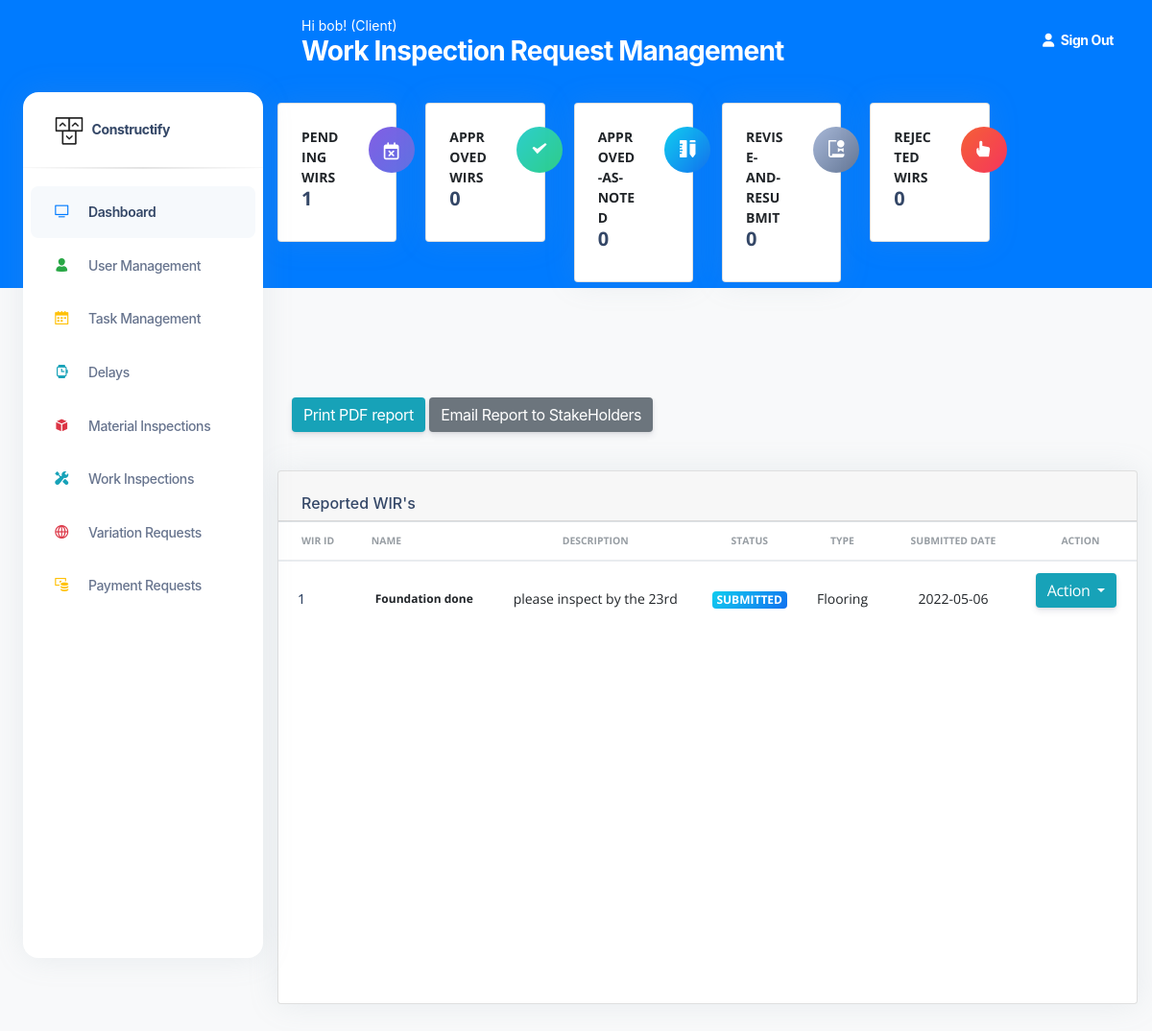
The page /WorkInspectionReqs (signed in) on the database its author committed.
### construct/models.py (models this page shows, shortened)
class User(db.Model, UserMixin):
    id = db.Column(db.Integer(), nullable=False, primary_key=True)
    username = db.Column(db.String(length=30), nullable=False, unique=True)
    email_address = db.Column(db.String(length=50),
                              nullable=False, unique=True)
    password_hash = db.Column(db.String(length=50),
                              nullable=False, unique=True)
    role = db.Column(db.String(length=30), nullable=False, unique=False)
    contact_number = db.Column(db.String(length=30), nullable=False, unique=False)
    @property
    def password(self):
        return self.password

class WorkInspectionRequests(db.Model):
    id = db.Column(db.Integer(), nullable=False, primary_key=True)
    type = db.Column(db.String(length=30), nullable=False)
    name = db.Column(db.String(length=30), nullable=False)
    description = db.Column(db.String(length=30), nullable=False)
    status = db.Column(db.String(length=30), nullable=True, default="Submitted")
    submitted_date = db.Column(db.String(length=30), nullable=False)

### construct/routes.py (the view)
@app.route("/WorkInspectionReqs", methods=['GET', 'POST'])
@login_required
def work_inspection_page():
    db.create_all()
    pending_wirs= WorkInspectionRequests.query.filter(WorkInspectionRequests.status == "Submitted").count()
    approved_wirs= WorkInspectionRequests.query.filter(WorkInspectionRequests.status == "Approved!").count()
    Approved_As_Noted_wirs= WorkInspectionRequests.query.filter(WorkInspectionRequests.status == "Approved-As-Noted").count()
    ReviseandReSubmit_wirs= WorkInspectionRequests.query.filter(WorkInspectionRequests.status == "Revise-and-ReSubmit").count()
    Rejected_wirs= WorkInspectionRequests.query.filter(WorkInspectionRequests.status == "Rejected").count()
    wir_list = WorkInspectionRequests.query.all()
    page_message="Work Inspection Request Management"
    if request.method == "GET":
        return render_template('WorkInspectionManagementPage.html',pending_wirs=pending_wirs,approved_wirs=approved_wirs,Approved_As_Noted_wirs=Approved_As_Noted_wirs,
        ReviseandReSubmit_wirs=ReviseandReSubmit_wirs,Rejected_wirs=Rejected_wirs,wir_list=wir_list,page_message=page_message )

### construct/models.py (called while the page is built)
@login_manager.user_loader
def load_user(user_id):
    return User.query.get(int(user_id))

### construct/templates/WorkInspectionManagementPage.html (shortened to what this page needs)
<!DOCTYPE html>
<html lang="en">
<head>
  <link href="{{ url_for('static', filename='assets')}}/css/nucleo-icons.css" rel="stylesheet" />
  <link href="{{ url_for('static', filename='assets')}}/css/nucleo-svg.css" rel="stylesheet" />
  <link href="{{ url_for('static', filename='assets')}}/css/nucleo-svg.css" rel="stylesheet" />
  <link id="pagestyle" href="{{ url_for('static', filename='assets')}}/css/argon-dashboard.css?v=2.0.2"
    rel="stylesheet" />
  <link rel="stylesheet" type="text/css"
    href="https://stackpath.bootstrapcdn.com/bootstrap/4.2.1/css/bootstrap.min.css">
</head>
{% include 'includes/GlobalSideNavbar.html' %}
<main class="main-content position-relative border-radius-lg ">
  {% include 'includes/GlobalNavbar.html' %}
  <div class="container-fluid py-4">
    <div class="row">
      <div class="col-xl-2 col-sm-6 mb-xl-0 mb-4">
        <div class="card">
          <div class="card-body p-4">
            <div class="row">
              <div class="col-8">
                <div class="numbers">
                  <p class="text-sm mb-0 text-uppercase font-weight-bold">Pending </p>
                  <p class="text-sm mb-0 text-uppercase font-weight-bold"> WIRs</p>
                  <h5 class="font-weight-bolder">
                    {{pending_wirs}}
                  </h5>
                </div>
              </div>
              <div class="col-4 text-end">
                <div class="icon icon-shape bg-gradient-primary shadow-primary text-center rounded-circle">
                  <i class="fa fa-calendar-times-o text-lg opacity-10" aria-hidden="true"></i>
                </div>
              </div>
            </div>
          </div>
        </div>
      </div>
      <div class="col-xl-2 col-sm-6 mb-xl-0 mb-4">
        <div class="card">
          <div class="card-body p-4">
            <div class="row">
              <div class="col-8">
                <div class="numbers">
                  <p class="text-sm mb-0 text-uppercase font-weight-bold">Approved </p>
                  <p class="text-sm mb-0 text-uppercase font-weight-bold"> WIRs</p>
                  <h5 class="font-weight-bolder">
                    {{approved_wirs}}
                  </h5>
                </div>
              </div>
              <div class="col-4 text-end">
                <div class="icon icon-shape bg-gradient-success shadow-danger text-center rounded-circle">
                  <i class="ni ni-check-bold text-lg opacity-10" aria-hidden="true"></i>
                </div>
              </div>
            </div>
          </div>
        </div>
      </div>
      <div class="col-xl-2 col-sm-6 mb-xl-0 mb-4">
        <div class="card">
          <div class="card-body p-4">
            <div class="row">
              <div class="col-8">
                <div class="numbers">
                  <p class="text-sm mb-0 text-uppercase font-weight-bold">Approved-As-Noted</p>
                  <h5 class="font-weight-bolder">
                    {{Approved_As_Noted_wirs}}
                  </h5>
                </div>
              </div>
              <div class="col-4 text-end">
                <div class="icon icon-shape bg-gradient-info shadow-success text-center rounded-circle">
                  <i class="ni ni-ruler-pencil text-lg opacity-10" aria-hidden="true"></i>
                </div>
              </div>
            </div>
          </div>
        </div>
      </div>
      <div class="col-xl-2 col-sm-6 mb-xl-0 mb-4">
        <div class="card">
          <div class="card-body p-4">
            <div class="row">
              <div class="col-8">
                <div class="numbers">
                  <p class="text-sm mb-0 text-uppercase font-weight-bold">Revise-and-ReSubmit</p>
                  <h5 class="font-weight-bolder">
                    {{ReviseandReSubmit_wirs}}
                  </h5>
                </div>
              </div>
              <div class="col-4 text-end">
                <div class="icon icon-shape bg-gradient-secondary shadow-success text-center rounded-circle">
                  <i class="ni ni-paper-diploma text-lg opacity-10" aria-hidden="true"></i>
                </div>
              </div>
            </div>
          </div>
        </div>
      </div>
      <div class="col-xl-2 col-sm-6 mb-xl-0 mb-4">
        <div class="card">
          <div class="card-body p-4">
            <div class="row">
              <div class="col-8">
                <div class="numbers">
                  <p class="text-sm mb-0 text-uppercase font-weight-bold"> Rejected</p>
                  <p class="text-sm mb-0 text-uppercase font-weight-bold">WIRs </p>
                  <h5 class="font-weight-bolder">
                    {{Rejected_wirs}}
                  </h5>
                </div>
              </div>
              <div class="col-4 text-end">
                <div class="icon icon-shape bg-gradient-danger shadow-success text-center rounded-circle">
                  <i class="ni ni-active-40 text-lg opacity-10" aria-hidden="true"></i>
                </div>
              </div>
            </div>
          </div>
        </div>
      </div>
    </div>
  </div>
  <br><br><br><br>
 <div class="col-10">
    <div class="container">
      <div class="row">
        <div class="col text-left">
                <a href="{{url_for('WIRPdfGeneration')}}" class="btn btn-info" role="button" aria-disabled="true"
           target="_blank">Print PDF report</a>
               <a href="{{url_for('WIRPdfGeneration')}}?needs_to_be_emailed=Yes" class="btn btn-secondary" role="button" aria-disabled="true"
            target="_blank">Email Report to StakeHolders</a>
        </div>
      </div>
    </div>
  </div>
  <div class="container-fluid py-4">
    <div class="row">
      <div class="col-12">
        <div class="card mb-4">
          <div class="card-header pb-0">
            <h6>Reported WIR's</h6>
          </div>
          <div class="card-body px-0 pt-0 pb-10">
            <div class="table-responsive p-0">
              <table class="table align-items-center mb-10">
                <thead>
                  <tr>
                    <th class="text-uppercase text-secondary text-xxs font-weight-bolder opacity-7">WIR ID</th>
                    <th class="text-uppercase text-secondary text-xxs font-weight-bolder opacity-7 ps-2">Name</th>
                    <th class="text-center text-uppercase text-secondary text-xxs font-weight-bolder opacity-7">Description</th>
                    <th class="text-center text-uppercase text-secondary text-xxs font-weight-bolder opacity-7">Status</th>
                    <th class="text-center text-uppercase text-secondary text-xxs font-weight-bolder opacity-7">Type</th>
                    <th class="text-center text-uppercase text-secondary text-xxs font-weight-bolder opacity-7">Submitted Date</th>
                    <th class="text-center text-uppercase text-secondary text-xxs font-weight-bolder opacity-7">Action</th>
                  </tr>
                </thead>
                <tbody>
                  {% for wir in wir_list %}
                  <tr>
                    <td>
                      <div class="d-flex px-2 py-1">
                        <div class="d-flex flex-column justify-content-center">
                          <h6 class="mb-0 text-sm">{{wir.id}}</h6>
                        </div>
                      </div>
                    </td>
                    <td>
                      <p class="text-xs font-weight-bold mb-0">{{wir.name}}</p>
                    </td>
                    <td class="align-middle text-center text-sm">
                      <p class="mb-0 text-sm">{{wir.description}}</p>
                    </td>
                    {% if 'Submitted' in wir.status %}
                    <td class="align-middle text-center">
                      <span class="badge badge-sm bg-gradient-info">{{wir.status}}</span>
                    </td>
                    {% endif %}
                    <td class="align-middle text-center text-sm">
                      <p class="mb-0 text-sm">{{wir.type}}</p>
                    </td>
                    <td class="align-middle text-center">
                      <p class="mb-0 text-sm">{{wir.submitted_date}}</p>
                    </td>
                    <td class="align-middle">
                          <div class="btn-group">
                      <button type="button" class="btn btn-info dropdown-toggle" data-toggle="dropdown"
                          aria-haspopup="true" aria-expanded="false">
                         Action
                        </button>
                      </div>
                    </td>
                  </tr>
                  {% endfor %}
                </tbody>
              </table>
            </div>
          </div>
        </div>
      </div>
    </div>
  </div>
  </body>
</html>

### construct/templates/includes/GlobalNavbar.html
<nav class="navbar navbar-main navbar-expand-lg px-0 mx-4 shadow-none border-radius-xl " id="navbarBlur"
  data-scroll="false">
  <div class="container-fluid py-1 px-3">
    <nav aria-label="breadcrumb">
      <ol class="breadcrumb bg-transparent mb-0 pb-0 pt-1 px-0 me-sm-6 me-5">
        <li class="breadcrumb-item text-sm text-white active" aria-current="page">Hi {{current_user.username}}!
          ({{current_user.role}}) </li>
      </ol>
      <h3 class="font-weight-bolder text-white mb-0"> {{page_message}}</h3>
    </nav>
    <ul class="navbar-nav  justify-content-end">
      <li class="nav-item d-flex align-items-left">
        <a href="{{url_for('logout_page')}}" class="nav-link text-white font-weight-bold px-0">
          <i class="fa fa-user me-sm-1"></i>
          <span class="d-sm-inline d-none">Sign Out</span>
        </a>
      </li>
  </div>
</nav>

### construct/static/assets/css/nucleo-svg.css (style rules this page uses)
.icon { display: inline-block; color: #111111; height: 1em; width: 1em; }
.icon { fill: currentColor; stroke: none; }

### rows shown on the page
User: username "bob", role "Client"
WorkInspectionRequests: id "1", name "Foundation done", description "please inspect by the 23rd", status "SUBMITTED", type "Flooring", submitted_date "2022-05-06"

### other values the page prints
{{ page_message }} "Work Inspection Request Management"
{{ pending_wirs }} "1"
{{ approved_wirs }} "0"
{{ Approved_As_Noted_wirs }} "0"
{{ ReviseandReSubmit_wirs }} "0"
{{ Rejected_wirs }} "0"
